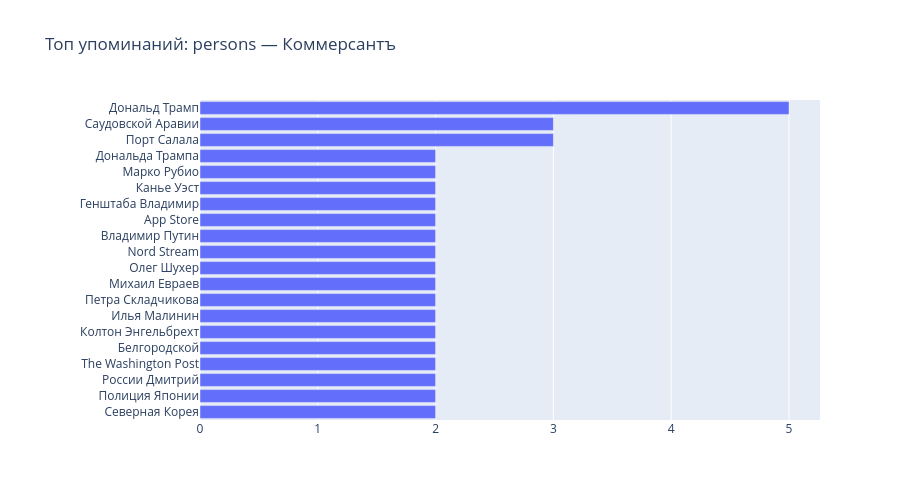

Notebook code cell kept with this figure:
### Code cell
# ── Топ сущностей (персоны, организации) ─────────────────────────
import plotly.graph_objects as go
from plotly.subplots import make_subplots

ENT_OUTLET = "kommersant"   # поменяйте
ENT_TYPE   = "persons"  # persons | orgs | locations

if ENT_OUTLET in analysis and analysis[ENT_OUTLET]:
    ents = analysis[ENT_OUTLET]["entities"].get(ENT_TYPE, pd.Series())
    if not ents.empty:
        fig = go.Figure(go.Bar(
            x=ents.values[:20][::-1],
            y=ents.index[:20][::-1],
            orientation="h"
        ))
        fig.update_layout(
            title=f"Топ упоминаний: {ENT_TYPE} — {config.OUTLETS[ENT_OUTLET]['name']}",
            height=500, margin=dict(l=200)
        )
        fig.show()
    else:
        print(f"Нет сущностей типа '{ENT_TYPE}' для {ENT_OUTLET}")

### Figure 1 — Plotly figure (JSON) as saved in the notebook; plotly's stock layout.template omitted (floating-point values rounded to 4 significant figures)
{"data": [{"orientation": "h", "type": "bar", "x": [2, 2, 2, 2, 2, 2, 2, 2, 2, 2, 2, 2, 2, 2, 2, 2, 2, 3, 3, 5], "y": ["Северная Корея", "Полиция Японии", "России Дмитрий", "The Washington Post", "Белгородской", "Колтон Энгельбрехт", "Илья Малинин", "Петра Складчикова", "Михаил Евраев", "Олег Шухер", "Nord Stream", "Владимир Путин", "App Store", "Генштаба Владимир", "Канье Уэст", "Марко Рубио", "Дональда Трампа", "Порт Салала", "Саудовской Аравии", "Дональд Трамп"]}], "layout": {"height": 500, "margin": {"l": 200}, "title": {"text": "Топ упоминаний: persons — Коммерсантъ"}}}
